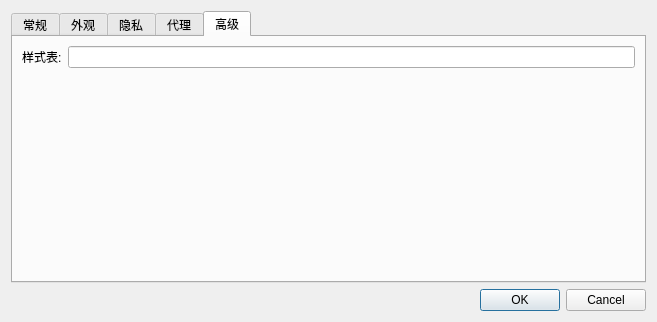
<?xml version="1.0" encoding="UTF-8"?>
<ui version="4.0">
 <class>Settings</class>
 <widget class="QDialog" name="Settings">
  <property name="geometry">
   <rect>
    <x>0</x>
    <y>0</y>
    <width>657</width>
    <height>322</height>
   </rect>
  </property>
  <property name="windowTitle">
   <string>设置</string>
  </property>
  <layout class="QGridLayout" name="gridLayout">
   <item row="2" column="0">
    <widget class="QDialogButtonBox" name="buttonBox">
     <property name="orientation">
      <enum>Qt::Horizontal</enum>
     </property>
     <property name="standardButtons">
      <set>QDialogButtonBox::Cancel|QDialogButtonBox::Ok</set>
     </property>
    </widget>
   </item>
   <item row="1" column="0">
    <widget class="QTabWidget" name="tabWidget">
     <property name="currentIndex">
      <number>4</number>
     </property>
     <widget class="QWidget" name="tab">
      <attribute name="title">
       <string>常规</string>
      </attribute>
      <layout class="QGridLayout" name="gridLayout_4">
       <item row="0" column="0">
        <widget class="QLabel" name="label_3">
         <property name="text">
          <string>主页:</string>
         </property>
         <property name="alignment">
          <set>Qt::AlignRight|Qt::AlignTrailing|Qt::AlignVCenter</set>
         </property>
        </widget>
       </item>
       <item row="0" column="1" colspan="2">
        <widget class="QLineEdit" name="homeLineEdit"/>
       </item>
       <item row="1" column="1">
        <widget class="QPushButton" name="setHomeToCurrentPageButton">
         <property name="text">
          <string>设置为当前页</string>
         </property>
        </widget>
       </item>
       <item row="1" column="2">
        <spacer name="horizontalSpacer">
         <property name="orientation">
          <enum>Qt::Horizontal</enum>
         </property>
         <property name="sizeHint" stdset="0">
          <size>
           <width>280</width>
           <height>18</height>
          </size>
         </property>
        </spacer>
       </item>
       <item row="2" column="0">
        <widget class="QLabel" name="label_4">
         <property name="text">
          <string>删出历史项目:</string>
         </property>
         <property name="alignment">
          <set>Qt::AlignRight|Qt::AlignTrailing|Qt::AlignVCenter</set>
         </property>
        </widget>
       </item>
       <item row="2" column="1" colspan="2">
        <widget class="QComboBox" name="expireHistory">
         <item>
          <property name="text">
           <string>After one day</string>
          </property>
         </item>
         <item>
          <property name="text">
           <string>After one week</string>
          </property>
         </item>
         <item>
          <property name="text">
           <string>After two weeks</string>
          </property>
         </item>
         <item>
          <property name="text">
           <string>After one month</string>
          </property>
         </item>
         <item>
          <property name="text">
           <string>After one year</string>
          </property>
         </item>
         <item>
          <property name="text">
           <string>Manually</string>
          </property>
         </item>
        </widget>
       </item>
       <item row="3" column="0">
        <widget class="QLabel" name="label_7">
         <property name="text">
          <string>保存下载内容到:</string>
         </property>
         <property name="alignment">
          <set>Qt::AlignRight|Qt::AlignTrailing|Qt::AlignVCenter</set>
         </property>
        </widget>
       </item>
       <item row="3" column="1" colspan="2">
        <widget class="QLineEdit" name="downloadsLocation"/>
       </item>
       <item row="4" column="0">
        <widget class="QLabel" name="label_8">
         <property name="text">
          <string>应用中打开链接:</string>
         </property>
         <property name="alignment">
          <set>Qt::AlignRight|Qt::AlignTrailing|Qt::AlignVCenter</set>
         </property>
        </widget>
       </item>
       <item row="4" column="1" colspan="2">
        <widget class="QComboBox" name="openLinksIn">
         <item>
          <property name="text">
           <string>In a tab in the current window</string>
          </property>
         </item>
         <item>
          <property name="text">
           <string>In a new window</string>
          </property>
         </item>
        </widget>
       </item>
       <item row="5" column="1" colspan="2">
        <spacer>
         <property name="orientation">
          <enum>Qt::Vertical</enum>
         </property>
         <property name="sizeHint" stdset="0">
          <size>
           <width>391</width>
           <height>262</height>
          </size>
         </property>
        </spacer>
       </item>
      </layout>
     </widget>
     <widget class="QWidget" name="tab_3">
      <attribute name="title">
       <string>外观</string>
      </attribute>
      <layout class="QGridLayout" name="gridLayout_3">
       <item row="0" column="0">
        <widget class="QLabel" name="label_5">
         <property name="text">
          <string>标准字体:</string>
         </property>
         <property name="alignment">
          <set>Qt::AlignRight|Qt::AlignTrailing|Qt::AlignVCenter</set>
         </property>
        </widget>
       </item>
       <item row="0" column="1">
        <widget class="QLabel" name="standardLabel">
         <property name="sizePolicy">
          <sizepolicy hsizetype="Expanding" vsizetype="Preferred">
           <horstretch>0</horstretch>
           <verstretch>0</verstretch>
          </sizepolicy>
         </property>
         <property name="frameShape">
          <enum>QFrame::StyledPanel</enum>
         </property>
         <property name="text">
          <string>宋体</string>
         </property>
         <property name="alignment">
          <set>Qt::AlignCenter</set>
         </property>
        </widget>
       </item>
       <item row="0" column="2">
        <widget class="QPushButton" name="standardFontButton">
         <property name="text">
          <string>选择...</string>
         </property>
        </widget>
       </item>
       <item row="1" column="0">
        <widget class="QLabel" name="label_6">
         <property name="text">
          <string>固定宽度字体:</string>
         </property>
         <property name="alignment">
          <set>Qt::AlignRight|Qt::AlignTrailing|Qt::AlignVCenter</set>
         </property>
        </widget>
       </item>
       <item row="1" column="1">
        <widget class="QLabel" name="fixedLabel">
         <property name="frameShape">
          <enum>QFrame::StyledPanel</enum>
         </property>
         <property name="alignment">
          <set>Qt::AlignCenter</set>
         </property>
        </widget>
       </item>
       <item row="1" column="2">
        <widget class="QPushButton" name="fixedFontButton">
         <property name="text">
          <string>选择...</string>
         </property>
        </widget>
       </item>
       <item row="2" column="1">
        <spacer name="verticalSpacer">
         <property name="orientation">
          <enum>Qt::Vertical</enum>
         </property>
         <property name="sizeHint" stdset="0">
          <size>
           <width>20</width>
           <height>93</height>
          </size>
         </property>
        </spacer>
       </item>
      </layout>
     </widget>
     <widget class="QWidget" name="tab_2">
      <attribute name="title">
       <string>隐私</string>
      </attribute>
      <layout class="QVBoxLayout" name="verticalLayout_3">
       <item>
        <widget class="QGroupBox" name="groupBox">
         <property name="title">
          <string>Web 内容</string>
         </property>
         <layout class="QVBoxLayout" name="verticalLayout_2">
          <item>
           <widget class="QCheckBox" name="enablePlugins">
            <property name="text">
             <string>也许使用插件</string>
            </property>
            <property name="checked">
             <bool>true</bool>
            </property>
           </widget>
          </item>
          <item>
           <widget class="QCheckBox" name="enableJavascript">
            <property name="text">
             <string>允许运行Javascript</string>
            </property>
            <property name="checked">
             <bool>true</bool>
            </property>
           </widget>
          </item>
         </layout>
        </widget>
       </item>
       <item>
        <widget class="QGroupBox" name="cookiesGroupBox">
         <property name="title">
          <string>Cookies</string>
         </property>
         <layout class="QGridLayout">
          <item row="0" column="0">
           <widget class="QLabel" name="label_2">
            <property name="text">
             <string>接收 Cookies:</string>
            </property>
            <property name="alignment">
             <set>Qt::AlignRight|Qt::AlignTrailing|Qt::AlignVCenter</set>
            </property>
           </widget>
          </item>
          <item row="0" column="1">
           <widget class="QComboBox" name="acceptCombo">
            <item>
             <property name="text">
              <string>Always</string>
             </property>
            </item>
            <item>
             <property name="text">
              <string>Never</string>
             </property>
            </item>
            <item>
             <property name="text">
              <string>Only from sites you navigate to</string>
             </property>
            </item>
           </widget>
          </item>
          <item row="0" column="2">
           <widget class="QPushButton" name="exceptionsButton">
            <property name="text">
             <string>例外...</string>
            </property>
           </widget>
          </item>
          <item row="1" column="0">
           <widget class="QLabel" name="label">
            <property name="text">
             <string>保存时间:</string>
            </property>
            <property name="alignment">
             <set>Qt::AlignRight|Qt::AlignTrailing|Qt::AlignVCenter</set>
            </property>
           </widget>
          </item>
          <item row="1" column="1">
           <widget class="QComboBox" name="keepUntilCombo">
            <item>
             <property name="text">
              <string>They expire</string>
             </property>
            </item>
            <item>
             <property name="text">
              <string>I exit the application</string>
             </property>
            </item>
            <item>
             <property name="text">
              <string>At most 90 days</string>
             </property>
            </item>
           </widget>
          </item>
          <item row="1" column="2">
           <widget class="QPushButton" name="cookiesButton">
            <property name="text">
             <string>Cookies...</string>
            </property>
           </widget>
          </item>
         </layout>
        </widget>
       </item>
       <item>
        <spacer>
         <property name="orientation">
          <enum>Qt::Vertical</enum>
         </property>
         <property name="sizeHint" stdset="0">
          <size>
           <width>371</width>
           <height>177</height>
          </size>
         </property>
        </spacer>
       </item>
      </layout>
     </widget>
     <widget class="QWidget" name="tab_4">
      <attribute name="title">
       <string>代理</string>
      </attribute>
      <layout class="QVBoxLayout" name="verticalLayout">
       <item>
        <widget class="QGroupBox" name="proxySupport">
         <property name="title">
          <string>使用代理</string>
         </property>
         <property name="checkable">
          <bool>true</bool>
         </property>
         <layout class="QGridLayout" name="gridLayout_6">
          <item row="0" column="0">
           <widget class="QLabel" name="label_9">
            <property name="text">
             <string>类型:</string>
            </property>
            <property name="alignment">
             <set>Qt::AlignRight|Qt::AlignTrailing|Qt::AlignVCenter</set>
            </property>
           </widget>
          </item>
          <item row="0" column="1" colspan="2">
           <widget class="QComboBox" name="proxyType">
            <item>
             <property name="text">
              <string>Socks5</string>
             </property>
            </item>
            <item>
             <property name="text">
              <string>Http</string>
             </property>
            </item>
           </widget>
          </item>
          <item row="1" column="0">
           <widget class="QLabel" name="label_10">
            <property name="text">
             <string>主机:</string>
            </property>
            <property name="alignment">
             <set>Qt::AlignRight|Qt::AlignTrailing|Qt::AlignVCenter</set>
            </property>
           </widget>
          </item>
          <item row="1" column="1" colspan="2">
           <widget class="QLineEdit" name="proxyHostName"/>
          </item>
          <item row="2" column="0">
           <widget class="QLabel" name="label_11">
            <property name="text">
             <string>端口:</string>
            </property>
            <property name="alignment">
             <set>Qt::AlignRight|Qt::AlignTrailing|Qt::AlignVCenter</set>
            </property>
           </widget>
          </item>
          <item row="2" column="1">
           <widget class="QSpinBox" name="proxyPort">
            <property name="maximum">
             <number>10000</number>
            </property>
            <property name="value">
             <number>1080</number>
            </property>
           </widget>
          </item>
          <item row="2" column="2">
           <spacer name="horizontalSpacer_2">
            <property name="orientation">
             <enum>Qt::Horizontal</enum>
            </property>
            <property name="sizeHint" stdset="0">
             <size>
              <width>293</width>
              <height>20</height>
             </size>
            </property>
           </spacer>
          </item>
          <item row="3" column="0">
           <widget class="QLabel" name="label_12">
            <property name="text">
             <string>用户名:</string>
            </property>
            <property name="alignment">
             <set>Qt::AlignRight|Qt::AlignTrailing|Qt::AlignVCenter</set>
            </property>
           </widget>
          </item>
          <item row="3" column="1" colspan="2">
           <widget class="QLineEdit" name="proxyUserName"/>
          </item>
          <item row="4" column="0">
           <widget class="QLabel" name="label_13">
            <property name="text">
             <string>密码:</string>
            </property>
            <property name="alignment">
             <set>Qt::AlignRight|Qt::AlignTrailing|Qt::AlignVCenter</set>
            </property>
           </widget>
          </item>
          <item row="4" column="1" colspan="2">
           <widget class="QLineEdit" name="proxyPassword">
            <property name="echoMode">
             <enum>QLineEdit::Password</enum>
            </property>
           </widget>
          </item>
          <item row="5" column="0">
           <spacer name="verticalSpacer_2">
            <property name="orientation">
             <enum>Qt::Vertical</enum>
            </property>
            <property name="sizeHint" stdset="0">
             <size>
              <width>20</width>
              <height>8</height>
             </size>
            </property>
           </spacer>
          </item>
         </layout>
        </widget>
       </item>
      </layout>
     </widget>
     <widget class="QWidget" name="tab_5">
      <attribute name="title">
       <string>高级</string>
      </attribute>
      <layout class="QGridLayout" name="gridLayout_2">
       <item row="0" column="0">
        <widget class="QLabel" name="label_14">
         <property name="text">
          <string>样式表:</string>
         </property>
        </widget>
       </item>
       <item row="0" column="1">
        <widget class="QLineEdit" name="userStyleSheet"/>
       </item>
       <item row="1" column="1">
        <spacer name="verticalSpacer_3">
         <property name="orientation">
          <enum>Qt::Vertical</enum>
         </property>
         <property name="sizeHint" stdset="0">
          <size>
           <width>20</width>
           <height>176</height>
          </size>
         </property>
        </spacer>
       </item>
      </layout>
     </widget>
    </widget>
   </item>
  </layout>
 </widget>
 <resources/>
 <connections>
  <connection>
   <sender>buttonBox</sender>
   <signal>accepted()</signal>
   <receiver>Settings</receiver>
   <slot>accept()</slot>
   <hints>
    <hint type="sourcelabel">
     <x>248</x>
     <y>254</y>
    </hint>
    <hint type="destinationlabel">
     <x>157</x>
     <y>274</y>
    </hint>
   </hints>
  </connection>
  <connection>
   <sender>buttonBox</sender>
   <signal>rejected()</signal>
   <receiver>Settings</receiver>
   <slot>reject()</slot>
   <hints>
    <hint type="sourcelabel">
     <x>316</x>
     <y>260</y>
    </hint>
    <hint type="destinationlabel">
     <x>286</x>
     <y>274</y>
    </hint>
   </hints>
  </connection>
 </connections>
</ui>
